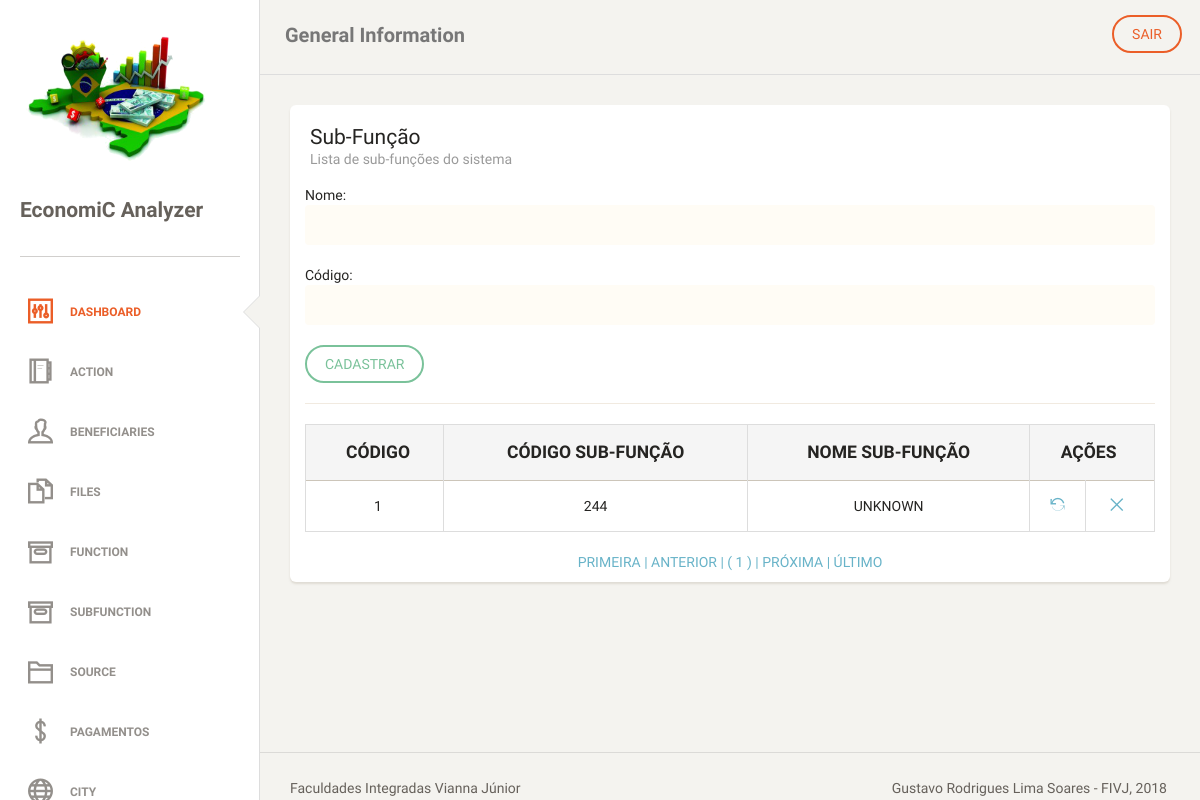
The page /subfunctions.php (signed in) on the database as committed earlier.
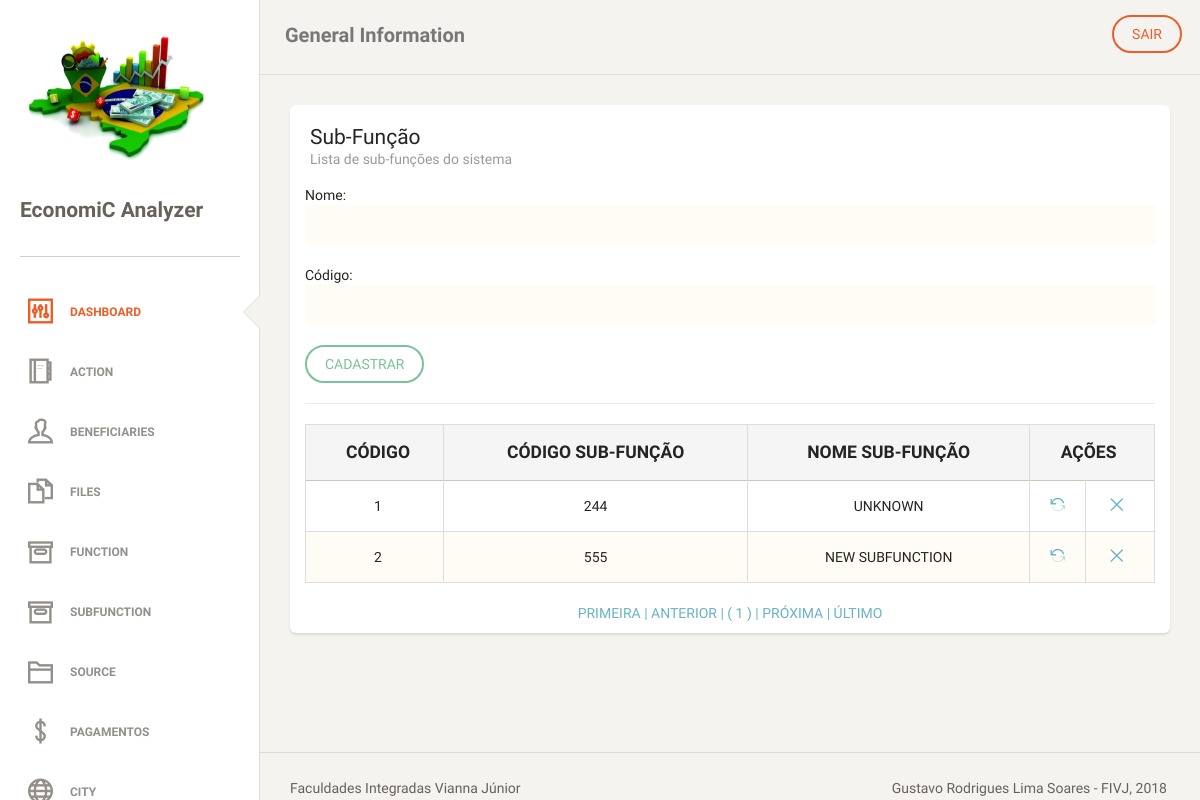
The same page on the database as committed later.
### tables this page shows
CREATE TABLE `tb_subfunctions` (
  `id_subfunction` int(11) NOT NULL AUTO_INCREMENT,
  `str_cod_subfunction` varchar(4) NOT NULL,
  `str_name_subfunction` varchar(255) DEFAULT NULL,
  PRIMARY KEY (`id_subfunction`),
  UNIQUE KEY `str_cod_subfunction_UNIQUE` (`str_cod_subfunction`)
);

### dao/subfunctionsDAO.php (the view, shortened to what this page needs)
<?php
require_once "classes/subfunctions.php";
class subfunctionsDAO
{
    public function tabelapaginada()
    {
        global $pdo;
        $endereco = $_SERVER ['PHP_SELF'];
        $pagina_atual = (isset($_GET['page']) && is_numeric($_GET['page'])) ? $_GET['page'] : 1;
        $linha_inicial = ($pagina_atual - 1) * QTDE_REGISTROS;
        $sql = "SELECT id_subfunction, str_cod_subfunction, str_name_subfunction FROM tb_subfunctions LIMIT {$linha_inicial}, " . QTDE_REGISTROS;
        $statement = $pdo->prepare($sql);
        $statement->execute();
        $dados = $statement->fetchAll(PDO::FETCH_OBJ);
        $sqlContador = "SELECT COUNT(*) AS total_registros FROM tb_subfunctions";
        $statement = $pdo->prepare($sqlContador);
        $statement->execute();
        $valor = $statement->fetch(PDO::FETCH_OBJ);
        $primeira_pagina = 1;
        $ultima_pagina = ceil($valor->total_registros / QTDE_REGISTROS);
        $pagina_anterior = ($pagina_atual > 1) ? $pagina_atual - 1 : 0;
        $proxima_pagina = ($pagina_atual < $ultima_pagina) ? $pagina_atual + 1 : 0;
        $range_inicial = (($pagina_atual - RANGE_PAGINAS) >= 1) ? $pagina_atual - RANGE_PAGINAS : 1;
        $range_final = (($pagina_atual + RANGE_PAGINAS) <= $ultima_pagina) ? $pagina_atual + RANGE_PAGINAS : $ultima_pagina;
        $exibir_botao_inicio = ($range_inicial < $pagina_atual) ? 'mostrar' : 'esconder';
        $exibir_botao_final = ($range_final > $pagina_atual) ? 'mostrar' : 'esconder';
        if (!empty($dados)):
            echo "
     <table class='table table-striped table-bordered'>
     <thead>
       <tr style='text-transform: uppercase;' class='active'>
        <th style='text-align: center; font-weight: bolder;'>Código</th>
        <th style='text-align: center; font-weight: bolder;'>Código Sub-Função</th>
        <th style='text-align: center; font-weight: bolder;'>Nome Sub-Função</th>
        <th style='text-align: center; font-weight: bolder;' colspan='2'>Ações</th>
       </tr>
     </thead>
     <tbody>";
            foreach ($dados as $subfunc):
                echo "<tr>
        <td style='text-align: center'>$subfunc->id_subfunction</td>
        <td style='text-align: center'>$subfunc->str_cod_subfunction</td>
        <td style='text-align: center'>$subfunc->str_name_subfunction</td>
        <td style='text-align: center'><a href='?act=upd&id=$subfunc->id_subfunction' title='Alterar'><i class='ti-reload'></i></a></td>
        <td style='text-align: center'><a href='?act=del&id=$subfunc->id_subfunction' title='Remover'><i class='ti-close'></i></a></td>
       </tr>";
            endforeach;
            echo "
</tbody>
     </table>
     <div class='box-paginacao' style='text-align: center'>
       <a class='box-navegacao  $exibir_botao_inicio' href='$endereco?page=$primeira_pagina' title='Primeira Página'> PRIMEIRA  |</a>
       <a class='box-navegacao  $exibir_botao_inicio' href='$endereco?page=$pagina_anterior' title='Página Anterior'> ANTERIOR  |</a>
";
            for ($i = $range_inicial; $i <= $range_final; $i++):
                $destaque = ($i == $pagina_atual) ? 'destaque' : '';
                echo "<a class='box-numero $destaque' href='$endereco?page=$i'> ( $i ) </a>";
            endfor;
            echo "<a class='box-navegacao $exibir_botao_final' href='$endereco?page=$proxima_pagina' title='Próxima Página'>| PRÓXIMA  </a>
                  <a class='box-navegacao $exibir_botao_final' href='$endereco?page=$ultima_pagina'  title='Última Página'>| ÚLTIMO  </a>
     </div>";
        else:
            echo "<p class='bg-danger'>Nenhum registro foi encontrado!</p>
     ";
        endif;
    }
}

Rows that differ between the two databases and show on the page:
added tb_subfunctions: id_subfunction "2", str_cod_subfunction "555", str_name_subfunction "NEW SUBFUNCTION"
